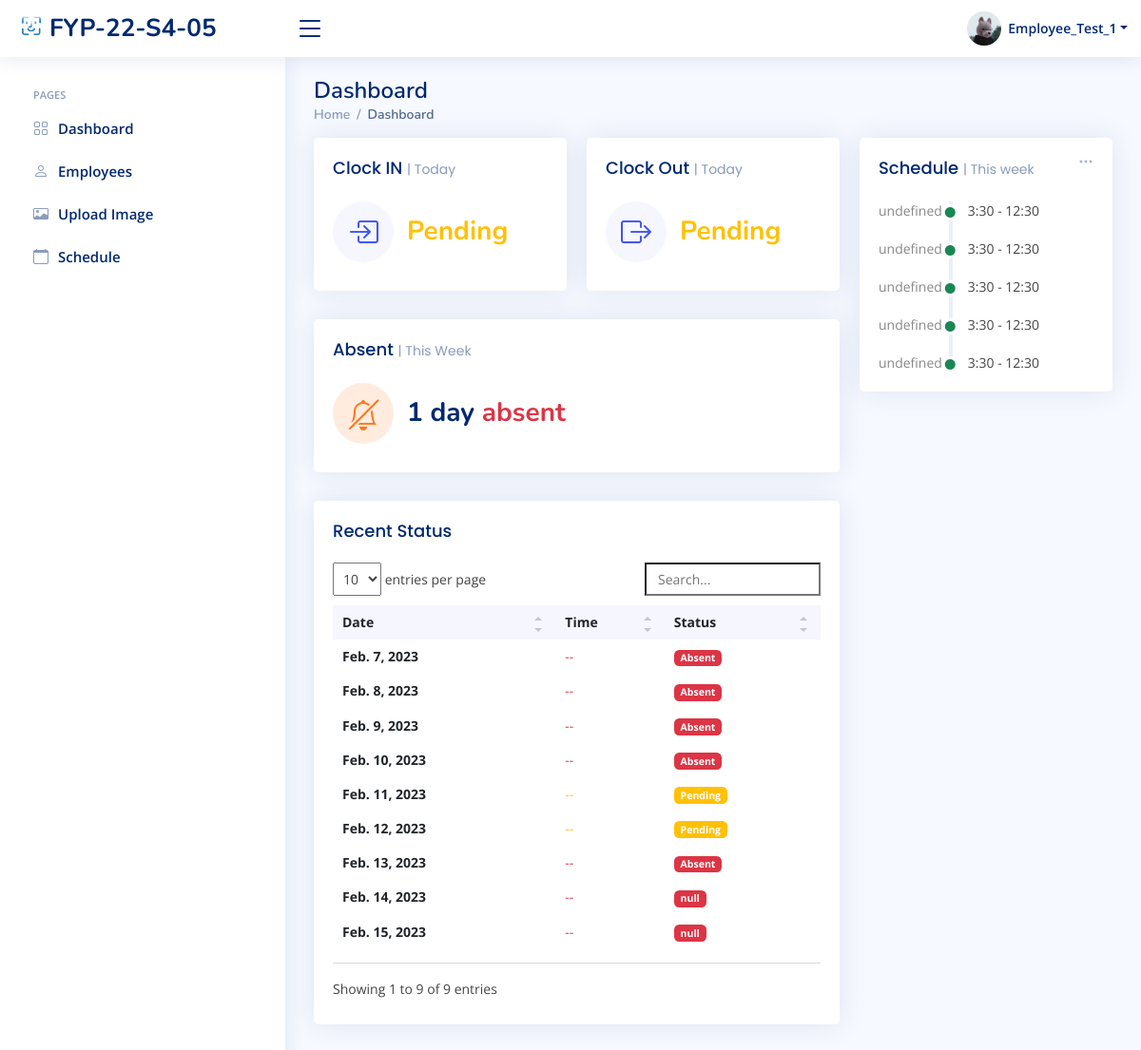
Page /sys_admin/home/ (signed in) on the earlier database version.
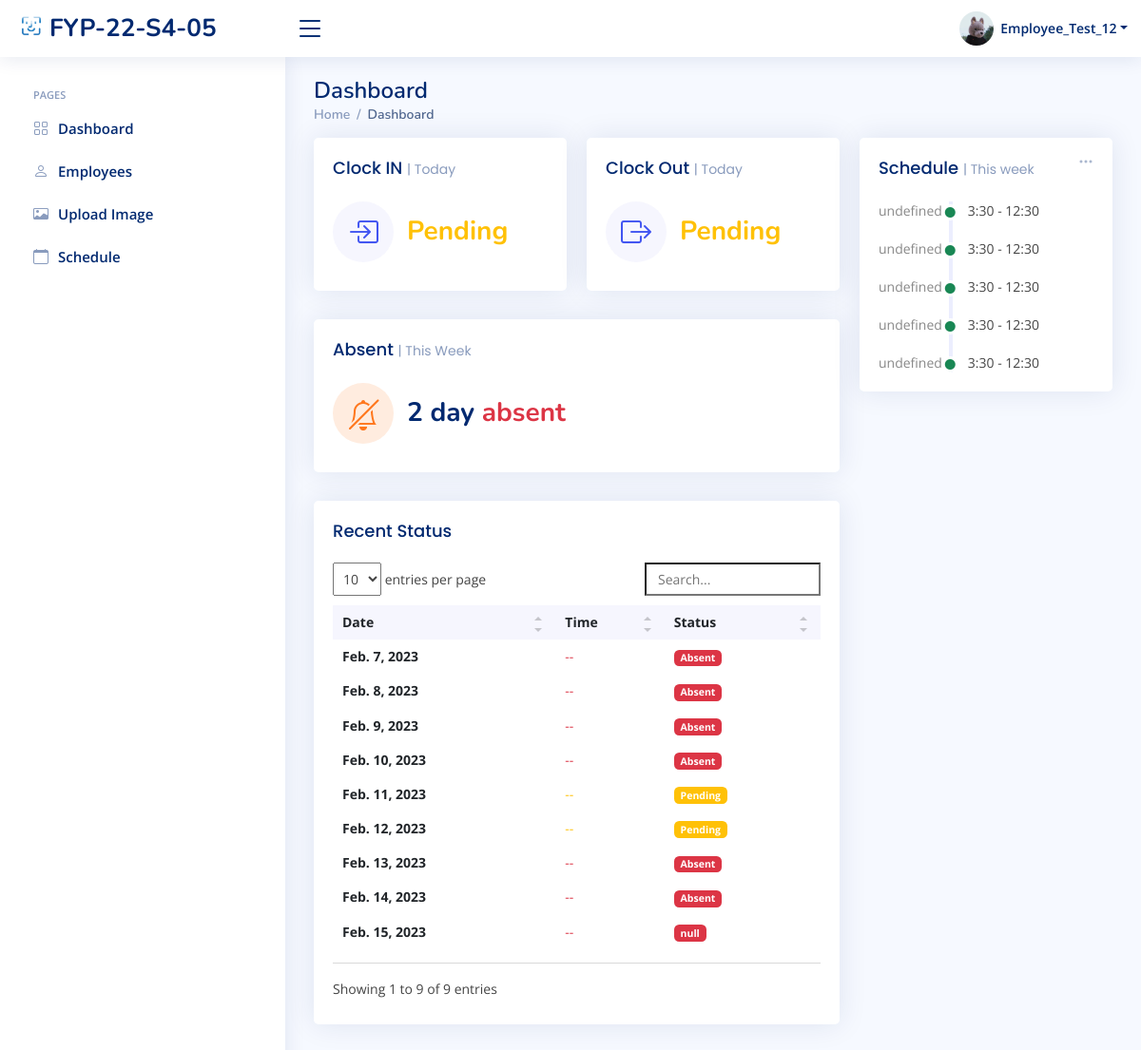
Same page on the later database version.
### index/models.py (models this page shows, shortened)
class Employee(models.Model):
	Employee_ID = models.IntegerField(primary_key=True)
	Full_Name = models.CharField(max_length=100)
	Job_Title = models.CharField(max_length=100)
	Phone_Number = models.CharField(max_length=100)
	salt = models.CharField(max_length=50, null=True)
	Email_Address = models.EmailField()
	Role = models.ForeignKey(Role, on_delete=models.CASCADE)
	Profile_Image = models.ImageField(null=True,blank=True, upload_to='profile_pics/')
	Password = models.CharField(max_length=256)
	Start_Date = models.DateField(auto_now_add=True)

class WorkSchedule(models.Model):
	WorkSchedule_id = models.BigAutoField(primary_key=True)
	Employee = models.ForeignKey(Employee,on_delete=models.DO_NOTHING)
	InTime = models.TimeField(max_length=256, null=True, blank=True)
	OutTime = models.TimeField(max_length=256, null=True, blank=True)
	Mark = models.CharField(max_length=256,null=True)
	StartDate = models.DateField()
	StartTime = models.TimeField(null=True)
	EndTime = models.TimeField(null=True)
	class Meta:
		db_table = 'WorkSchedule'

### index/views/sys_admin.py (the view)
# urls.py: path('sys_admin/home/', sys_admin.sys_admin_home, name='sys_admin_home'),
def sys_admin_home(request):
	dt = datetime.strptime(currentDate, '%Y-%m-%d')
	start = dt - timedelta(days=dt.weekday())
	end = start + timedelta(days=6)
	startDate = start.strftime('%Y-%m-%d')
	endDate = end.strftime('%Y-%m-%d')
	if 'Employee_ID' in request.session:
		fourdates = date.today() - timedelta(days=4)
		currentEmployee = Employee.objects.get(Employee_ID=request.session['Employee_ID'])
		CheckIn = ''
		CheckOut = ''
		Marklist = ['off', 'mc']
		CheckValues = WorkSchedule.objects.filter(Employee_id=request.session['Employee_ID']).filter(
			StartDate=currentDate)
		if CheckValues.exists():
			AttenCheck = WorkSchedule.objects.get(Employee_id=request.session['Employee_ID'], StartDate=currentDate)
			if AttenCheck.Mark.lower() != 'off' or AttenCheck.Mark.lower() != 'mc':
				if AttenCheck.InTime is None and AttenCheck.OutTime is not None:
					CheckIn = "Pending"
					CheckOut = AttenCheck.OutTime
				elif AttenCheck.OutTime is None and AttenCheck.InTime is not None:
					CheckIn = AttenCheck.InTime
					CheckOut = "Pending"
				elif AttenCheck.InTime is None and AttenCheck.OutTime is None:
					CheckOut = "Pending"
					CheckIn = "Pending"
				else:
					CheckIn = AttenCheck.InTime
					CheckOut = AttenCheck.OutTime
			else:
				CheckIn = 'OFF'
				CheckOut = 'OFF'
		scheduleWeek = WorkSchedule.objects.filter(Employee_id=request.session['Employee_ID'], StartDate__lte=endDate,
												   StartDate__gte=startDate).exclude(Mark__in=Marklist).order_by('StartDate')
		CountAsent = WorkSchedule.objects.filter(Employee_id=request.session['Employee_ID'],
												 StartDate__lte=currentDate, StartDate__gte=startDate).filter(Mark='Absent').count()
		RecentData = WorkSchedule.objects.filter(Employee_id=request.session['Employee_ID'],
												 StartDate__lte=currentDate).exclude(Mark__in=Marklist).order_by("StartDate")
		context = {
			'Role': currentEmployee.Role.Role_ID,
			'Employee_ID': currentEmployee.Employee_ID,
			'Full_Name': currentEmployee.Full_Name,
			'Job_Title': currentEmployee.Job_Title,
			'PFP': currentEmployee.Profile_Image.url,
			'Redata': RecentData,
			'ScheduleWeek': scheduleWeek,
			'count':CountAsent,
			'CheckIn': CheckIn,
			'CheckOut': CheckOut,
		}
		return render(request, 'sys_admin/sys_admin_home.html', context)
	else:
		messages.error(request, 'Please login first')
		return redirect('login')

### templates/sys_admin/sys_admin_home.html (shortened to what the changed rows need)
{% extends "index/base.html" %}
{% load static %}
{% block content %}
{% include 'sys_admin/sys_admin_base.html'%}
  <main id="main" class="main">
    <div class="pagetitle">
      <h1>Dashboard</h1>
    </div>
    <section class="section dashboard">
      <div class="row">
        <div class="col-lg-8">
          <div class="row">
            <div class="col-xxl-4 col-xl-12">
              <div class="card info-card customers-card">
                <div class="card-body">
                  <div class="d-flex align-items-center">
                    <div class="ps-3">
                      <h6>{{ count}} day <span class="text-danger">absent</span></h6>
                    </div>
                  </div>
                </div>
              </div>
            </div>
            <div class="col-12">
              <div class="card recent-sales overflow-auto">
                <div class="card-body">
                  <table class="table table-borderless datatable">
                    <thead>
                      <tr>
                        <th scope="col">Date</th>
                        <th scope="col">Time</th>
                        <th scope="col">Status</th>
                      </tr>
                    </thead>
                    <tbody>
                      {% for Ad in Redata %}
                      <tr>
                        <th scope="row">{{ Ad.StartDate }}</th>
                        {% if Ad.Mark in 'Present' %}
                        <td><span class ="text-success">{{ Ad.InTime |date:"G:i" }}   --   {{ Ad.OutTime |date:"G:i" }}</span></td>
                        <td><span class="badge bg-success">{{ Ad.Mark }}</span></td>
                        {% elif Ad.Mark in 'Late' %}
                        <td><span class ="text-danger">{{ Ad.InTime |date:"G:i"}} </span>  --   {{ Ad.OutTime |date:"G:i"}}</td>
                        <td><span class="badge bg-success">{{ Ad.Mark }}</span></td>
                        {% elif Ad.Mark in 'leave early' %}
                        <td>{{ Ad.InTime|date:"G:i" }}   --   <span class ="text-danger">{{ Ad.OutTime |date:"G:i"}} </span></td>
                        <td><span class="badge bg-danger">{{ Ad.Mark }}</span></td>
                        {% elif Ad.Mark in 'Pending' %}
                        <td><span class="text-warning">{{ Ad.InTime|date:"G:i" }}   --   {{ Ad.OutTime |date:"G:i"}}</span></td>
                        <td><span class="badge bg-warning">{{ Ad.Mark }}</span></td>
                        {% else %}
                        <td><span class ="text-danger">{{ Ad.InTime |date:"G:i"}}   --   {{ Ad.OutTime |date:"G:i"}}</span></td>
                        <td><span class="badge bg-danger">{{ Ad.Mark }}</span></td>
                        {% endif %}
                      </tr>
                      {% endfor %}
                    </tbody>
                  </table>
                </div>
              </div>
            </div>
          </div>
        </div>
        <div class="col-lg-4">
          <div class="card">
            <div class="card-body">
              <div class="activity" id="activity">
               {% for Ad in ScheduleWeek %}
                <div class="activity-item d-flex">
                  <div class="activite-label week{{ forloop.counter }}" ></div>
                        <i class='bi bi-circle-fill activity-badge text-success align-self-start'></i>
                        <div class="activity-content">
                        {{ Ad.StartTime |date:"G:i"}} - {{ Ad.EndTime |date:"G:i"}} &#12288;
                            </div>
                </div>
                 {% endfor %}
              </div>
            </div>
          </div>
        </div>
      </div>
    </section>
  </main>
{% endblock content %}

### templates/sys_admin/sys_admin_base.html (shortened to what this page needs)
{% load static %}
  <header id="header" class="header fixed-top d-flex align-items-center">
    <div class="d-flex align-items-center justify-content-between">
      <a href="{% url 'sys_admin_home' %}" class="logo d-flex align-items-center">
        <img src="{% static 'assets/img/logo.png' %}" alt="">
        <span class="d-none d-lg-block">FYP-22-S4-05</span>
      </a>
      <i class="bi bi-list toggle-sidebar-btn"></i>
    </div>
    <nav class="header-nav ms-auto">
      <ul class="d-flex align-items-center">
        <li class="nav-item dropdown pe-3">
          <a class="nav-link nav-profile d-flex align-items-center pe-0" href="#" data-bs-toggle="dropdown">
            <img src="{{ PFP }}" alt="Profile" class="rounded-circle">
            <span class="d-none d-md-block dropdown-toggle ps-2">{{ Full_Name }}</span>
          </a>
        </li>
      </ul>
    </nav>
  </header>
  <aside id="sidebar" class="sidebar">
    <ul class="sidebar-nav" id="sidebar-nav">
      <li class="nav-heading">Pages</li>
      <li class="nav-item">
        <a class="nav-link collapsed" href="{% url 'sys_admin_home' %}">
          <i class="bi bi-grid"></i>
          <span>Dashboard</span>
        </a>
      </li>
      <li class="nav-item">
        <a class="nav-link collapsed" href="{% url 'sys_admin_view_employees' %}">
          <i class="bi bi-person"></i>
          <span>Employees</span>
        </a>
      </li>
      <li class="nav-item">
        <a class="nav-link collapsed" href="{% url 'sys_admin_upload_img' %}">
          <i class="bi bi-card-image"></i>
          <span>Upload Image</span>
        </a>
      </li>
      <li class="nav-item">
        <a class="nav-link collapsed" href="{% url 'sys_admin_schedule' %}">
          <i class="bi bi-calendar"></i>
          <span>Schedule</span>
        </a>
      </li>
  </aside>

Differences in the rows shown:
changed Employee: Full_Name "Employee_Test_1" → "Employee_Test_12"
changed WorkSchedule "Feb. 14, 2023": Mark "null" → "Absent"
Other differences:
{{ count }}: "1" → "2"
